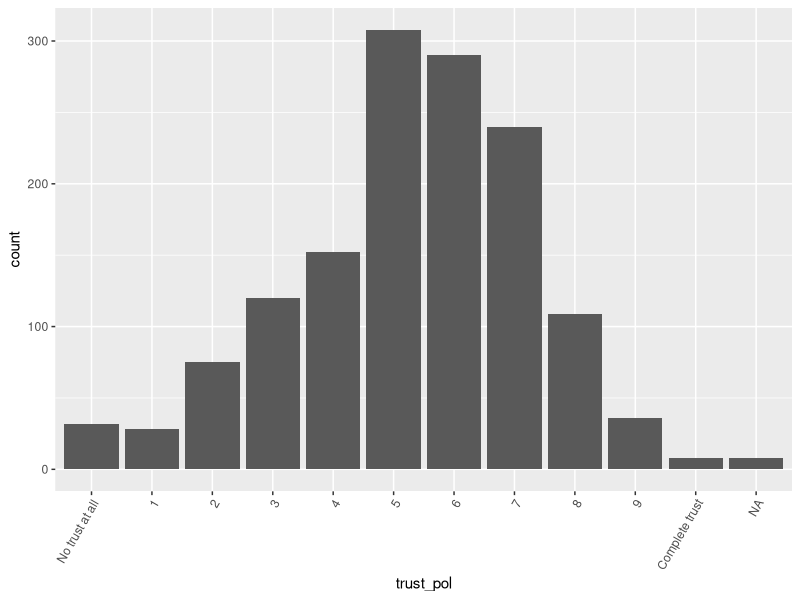
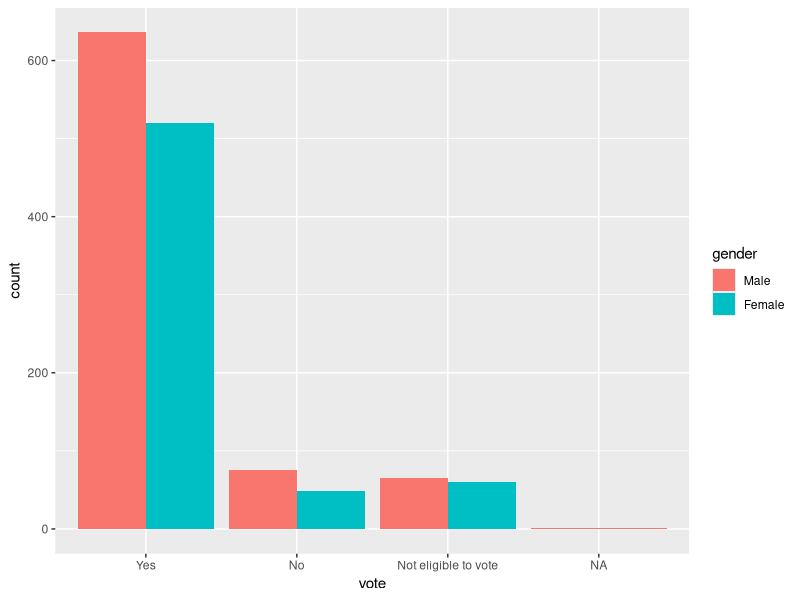
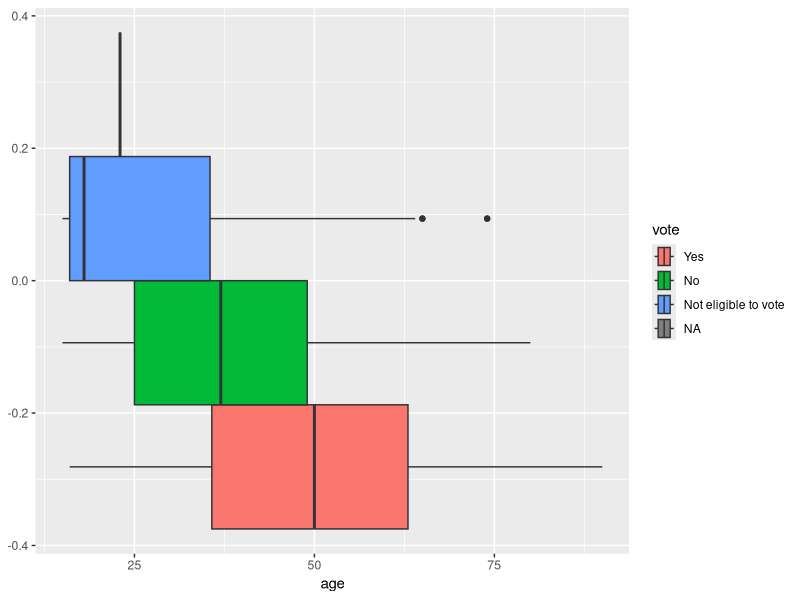

These charts were generated, in order, by the following R code:
library(tidyverse)
library(foreign)
# Her kan du evnt. bruke pakken haven dersom foreign ikke lar seg installere

## OPPGAVE 1
ess <- read.dta("data/ESS9NO.dta")

## OPPGAVE 2
ess <- ess %>% 
  rename(trust_pol = trstplt,
         gender = gndr,
         birth_year = yrbrn)

## Oppgave 3
ess$age <- 2018 - ess$birth_year

## Oppgave 4
ess_sub <- ess %>% 
  select(trust_pol, gender, age, birth_year, vote)

## Oppgave 5
class(ess_sub$trust_pol)
# Faktor 
# Bonus: ordinalt målenivå

class(ess_sub$gender)
# Faktor
# Bonus: kategorisk målenivå

## Oppgave 6
levels(ess_sub$trust_pol)
# 14 ulike verdier 
# Eller 11 verdier pluss 3 kategorier for missing

table(ess_sub$trust_pol)
# 8 har svart complete trust

## Oppgave 7
ggplot(data = ess_sub, 
       aes(x = trust_pol)) +
  geom_bar() +
  theme(axis.text.x = element_text(angle = 60,
                                   hjust = 1))
# Flere har svart fem eller høyere enn mindre enn fem. 


## Oppgave 8
# Et forslag til plot:
ggplot(data = ess_sub, 
       aes(x = vote, fill = gender)) +
  geom_bar(position = "dodge")

## Oppgave 9
ggplot(data = ess_sub, 
       aes(x = age, fill = vote)) +
  geom_boxplot(position = "dodge",
                 bins = 10)
